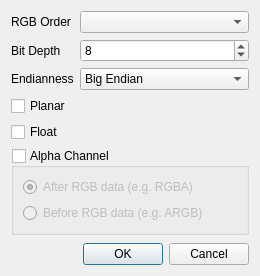
<?xml version="1.0" encoding="UTF-8"?>
<ui version="4.0">
 <class>CustomRGBFormatDialog</class>
 <widget class="QDialog" name="CustomRGBFormatDialog">
  <property name="geometry">
   <rect>
    <x>0</x>
    <y>0</y>
    <width>260</width>
    <height>276</height>
   </rect>
  </property>
  <property name="windowTitle">
   <string>Custom RGB Format</string>
  </property>
  <layout class="QVBoxLayout" name="verticalLayout">
   <item>
    <layout class="QFormLayout" name="formLayout">
     <item row="0" column="0">
      <widget class="QLabel" name="labelRGBOrder">
       <property name="toolTip">
        <string>&lt;html&gt;&lt;head/&gt;&lt;body&gt;&lt;p&gt;What is the byte order of the &lt;span style=&quot; font-weight:600;&quot;&gt;R&lt;/span&gt;ed, &lt;span style=&quot; font-weight:600;&quot;&gt;G&lt;/span&gt;reen and &lt;span style=&quot; font-weight:600;&quot;&gt;B&lt;/span&gt;lue components?&lt;/p&gt;&lt;/body&gt;&lt;/html&gt;</string>
       </property>
       <property name="text">
        <string>RGB Order</string>
       </property>
      </widget>
     </item>
     <item row="0" column="1">
      <widget class="QComboBox" name="rgbOrderComboBox">
       <property name="toolTip">
        <string>&lt;html&gt;&lt;head/&gt;&lt;body&gt;&lt;p&gt;What is the byte order of the &lt;span style=&quot; font-weight:600;&quot;&gt;R&lt;/span&gt;ed, &lt;span style=&quot; font-weight:600;&quot;&gt;G&lt;/span&gt;reen and &lt;span style=&quot; font-weight:600;&quot;&gt;B&lt;/span&gt;lue components?&lt;/p&gt;&lt;/body&gt;&lt;/html&gt;</string>
       </property>
      </widget>
     </item>
     <item row="1" column="0">
      <widget class="QLabel" name="labelBitDepth">
       <property name="toolTip">
        <string>&lt;html&gt;&lt;head/&gt;&lt;body&gt;&lt;p&gt;How many bits per color component are there? &lt;/p&gt;&lt;p&gt;If the bit depth is greater than 8, we will assume multiple bytes per component.&lt;/p&gt;&lt;/body&gt;&lt;/html&gt;</string>
       </property>
       <property name="text">
        <string>Bit Depth</string>
       </property>
      </widget>
     </item>
     <item row="1" column="1">
      <widget class="QSpinBox" name="bitDepthSpinBox">
       <property name="toolTip">
        <string>&lt;html&gt;&lt;head/&gt;&lt;body&gt;&lt;p&gt;How many bits per color component are there? If the bit depth is greater than 8, we will assume multiple bytes per component.&lt;/p&gt;&lt;/body&gt;&lt;/html&gt;</string>
       </property>
       <property name="minimum">
        <number>1</number>
       </property>
       <property name="value">
        <number>8</number>
       </property>
      </widget>
     </item>
     <item row="2" column="0">
      <widget class="QLabel" name="labelEndianess">
       <property name="text">
        <string>Endianness</string>
       </property>
      </widget>
     </item>
     <item row="2" column="1">
      <widget class="QComboBox" name="comboBoxEndianness">
       <item>
        <property name="text">
         <string>Big Endian</string>
        </property>
       </item>
       <item>
        <property name="text">
         <string>Little Endian</string>
        </property>
       </item>
      </widget>
     </item>
    </layout>
   </item>
   <item>
    <widget class="QCheckBox" name="planarCheckBox">
     <property name="toolTip">
      <string>&lt;html&gt;&lt;head/&gt;&lt;body&gt;&lt;p&gt;&lt;span style=&quot; font-weight:600;&quot;&gt;Planar&lt;/span&gt;: All values of each color component are collocated in the file. The file is organized by color planes. (E.g.: RRRRGGGGBBBB)&lt;/p&gt;&lt;p&gt;&lt;span style=&quot; font-weight:600;&quot;&gt;Non planar&lt;/span&gt;: All components of each pixel are collocated in the file. The file is organized by pixels. (E.g.: RGBRGBRGBRGB)&lt;/p&gt;&lt;/body&gt;&lt;/html&gt;</string>
     </property>
     <property name="text">
      <string>Planar</string>
     </property>
    </widget>
   </item>
   <item>
    <widget class="QCheckBox" name="floatCheckBox">
     <property name="toolTip">
      <string>&lt;html&gt;&lt;head/&gt;&lt;body&gt;&lt;p&gt;&lt;span style=&quot; font-weight:600;&quot;&gt;Float&lt;/span&gt;: Is float type or not&lt;/p&gt;&lt;p&gt;&lt;span style=&quot; font-weight:600;&quot;&gt;Non planar&lt;/span&gt;: All components of each pixel are collocated in the file. The file is organized by pixels. (E.g.: RGBRGBRGBRGB)&lt;/p&gt;&lt;/body&gt;&lt;/html&gt;</string>
     </property>
     <property name="text">
      <string>Float</string>
     </property>
    </widget>
   </item>
   <item>
    <widget class="QGroupBox" name="alphaChannelGroupBox">
     <property name="title">
      <string>Alpha Channel</string>
     </property>
     <property name="checkable">
      <bool>true</bool>
     </property>
     <property name="checked">
      <bool>false</bool>
     </property>
     <layout class="QVBoxLayout" name="verticalLayout_2">
      <item>
       <widget class="QRadioButton" name="afterRGBRadioButton">
        <property name="text">
         <string>After RGB data (e.g. RGBA)</string>
        </property>
        <property name="checked">
         <bool>true</bool>
        </property>
       </widget>
      </item>
      <item>
       <widget class="QRadioButton" name="beforeRGBRadioButton">
        <property name="text">
         <string>Before RGB data (e.g. ARGB)</string>
        </property>
        <property name="checked">
         <bool>false</bool>
        </property>
       </widget>
      </item>
     </layout>
    </widget>
   </item>
   <item>
    <spacer name="verticalSpacer">
     <property name="orientation">
      <enum>Qt::Vertical</enum>
     </property>
     <property name="sizeHint" stdset="0">
      <size>
       <width>20</width>
       <height>40</height>
      </size>
     </property>
    </spacer>
   </item>
   <item>
    <widget class="QDialogButtonBox" name="buttonBox">
     <property name="orientation">
      <enum>Qt::Horizontal</enum>
     </property>
     <property name="standardButtons">
      <set>QDialogButtonBox::Cancel|QDialogButtonBox::Ok</set>
     </property>
    </widget>
   </item>
  </layout>
 </widget>
 <tabstops>
  <tabstop>rgbOrderComboBox</tabstop>
  <tabstop>bitDepthSpinBox</tabstop>
  <tabstop>planarCheckBox</tabstop>
  <tabstop>alphaChannelGroupBox</tabstop>
  <tabstop>afterRGBRadioButton</tabstop>
  <tabstop>beforeRGBRadioButton</tabstop>
 </tabstops>
 <resources/>
 <connections>
  <connection>
   <sender>buttonBox</sender>
   <signal>accepted()</signal>
   <receiver>CustomRGBFormatDialog</receiver>
   <slot>accept()</slot>
   <hints>
    <hint type="sourcelabel">
     <x>248</x>
     <y>254</y>
    </hint>
    <hint type="destinationlabel">
     <x>157</x>
     <y>274</y>
    </hint>
   </hints>
  </connection>
  <connection>
   <sender>buttonBox</sender>
   <signal>rejected()</signal>
   <receiver>CustomRGBFormatDialog</receiver>
   <slot>reject()</slot>
   <hints>
    <hint type="sourcelabel">
     <x>316</x>
     <y>260</y>
    </hint>
    <hint type="destinationlabel">
     <x>286</x>
     <y>274</y>
    </hint>
   </hints>
  </connection>
 </connections>
</ui>
